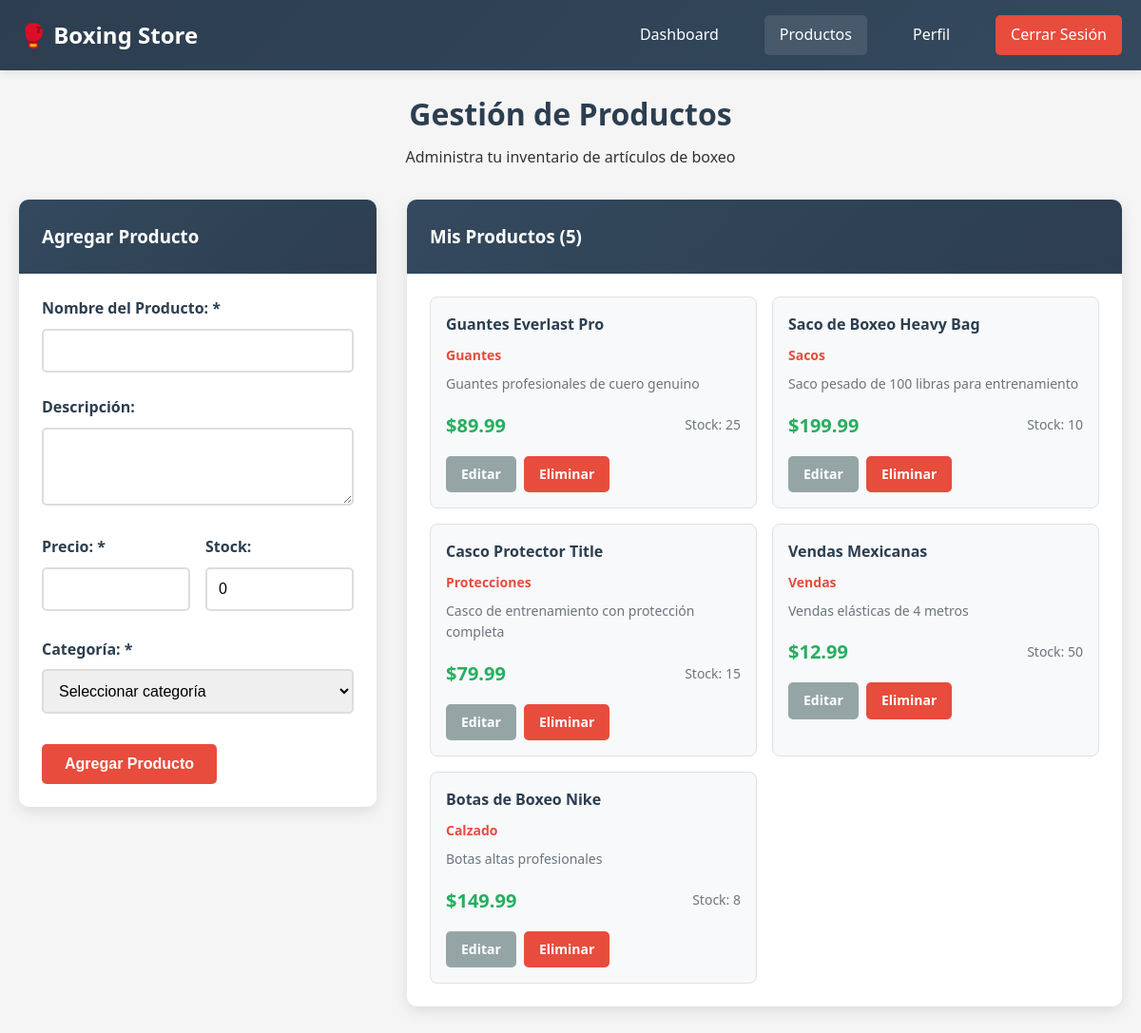
The page /products.php (signed in) on the database its author committed.
### tables this page shows
CREATE TABLE products (
    id INT AUTO_INCREMENT PRIMARY KEY,
    name VARCHAR(100) NOT NULL,
    description TEXT,
    price DECIMAL(10,2) NOT NULL,
    category_id INT,
    image VARCHAR(255),
    stock INT DEFAULT 0,
    user_id INT,
    created_at TIMESTAMP DEFAULT CURRENT_TIMESTAMP,
    FOREIGN KEY (category_id) REFERENCES categories(id),
    FOREIGN KEY (user_id) REFERENCES users(id) ON DELETE CASCADE
);

CREATE TABLE categories (
    id INT AUTO_INCREMENT PRIMARY KEY,
    name VARCHAR(50) NOT NULL,
    description TEXT
);

### products.php (the view, shortened to what this page needs)
<?php
$database = new Database();
$db = $database->getConnection();
try {
    $products_query = "SELECT p.*, c.name as category_name FROM products p
                      LEFT JOIN categories c ON p.category_id = c.id
                      WHERE p.user_id = :user_id
                      ORDER BY p.created_at DESC";
    $products_stmt = $db->prepare($products_query);
    $products_stmt->bindParam(":user_id", $_SESSION['user_id']);
    $products_stmt->execute();
    $products = $products_stmt->fetchAll();
} catch(PDOException $exception) {
    $products = [];
}
$edit_product = null;
?>
<!DOCTYPE html>
<html lang="es">
<head>
    <link rel="stylesheet" href="css/styles.css">
</head>
<body>
    <nav class="navbar">
        <div class="nav-container">
            <div class="nav-brand">
                <h2>🥊 Boxing Store</h2>
            </div>
            <div class="nav-menu">
                <a href="dashboard.php" class="nav-link">Dashboard</a>
                <a href="products.php" class="nav-link active">Productos</a>
                <a href="profile.php" class="nav-link">Perfil</a>
                <a href="logout.php" class="nav-link logout">Cerrar Sesión</a>
            </div>
        </div>
    </nav>
    <div class="container">
        <div class="page-header">
            <h1>Gestión de Productos</h1>
            <p>Administra tu inventario de artículos de boxeo</p>
        </div>
        <div class="products-container">
            <div class="product-form-container">
                <div class="card">
                    <div class="card-header">
                        <h3><?php echo $edit_product ? 'Editar Producto' : 'Agregar Producto'; ?></h3>
                    </div>
                    <div class="card-content">
                        <form method="POST" action="" id="productForm">
                            <div class="form-group">
                                <label for="name">Nombre del Producto: *</label>
                                <input type="text" id="name" name="name" required
                                       value="<?php echo $edit_product ? htmlspecialchars($edit_product['name']) : ''; ?>">
                            </div>
                            <div class="form-group">
                                <label for="description">Descripción:</label>
                                <textarea id="description" name="description" rows="3"><?php echo $edit_product ? htmlspecialchars($edit_product['description']) : ''; ?></textarea>
                            </div>
                            <div class="form-row">
                                <div class="form-group">
                                    <label for="price">Precio: *</label>
                                    <input type="number" id="price" name="price" step="0.01" min="0" required
                                           value="<?php echo $edit_product ? $edit_product['price'] : ''; ?>">
                                </div>
                                <div class="form-group">
                                    <label for="stock">Stock:</label>
                                    <input type="number" id="stock" name="stock" min="0"
                                           value="<?php echo $edit_product ? $edit_product['stock'] : '0'; ?>">
                                </div>
                            </div>
                            <div class="form-group">
                                <label for="category_id">Categoría: *</label>
                                <select id="category_id" name="category_id" required>
                                    <option value="">Seleccionar categoría</option>
                                </select>
                            </div>
                            <div class="form-actions">
                                <button type="submit" class="btn btn-primary">
                                    <?php echo $edit_product ? 'Actualizar' : 'Agregar'; ?> Producto
                                </button>
                            </div>
                        </form>
                    </div>
                </div>
            </div>
            <div class="products-list-container">
                <div class="card">
                    <div class="card-header">
                        <h3>Mis Productos (<?php echo count($products); ?>)</h3>
                    </div>
                    <div class="card-content">
                        <?php if (count($products) > 0): ?>
                            <div class="products-grid">
                                <?php foreach ($products as $product): ?>
                                    <div class="product-card">
                                        <div class="product-info">
                                            <h4><?php echo htmlspecialchars($product['name']); ?></h4>
                                            <p class="product-category"><?php echo htmlspecialchars($product['category_name']); ?></p>
                                            <p class="product-description"><?php echo htmlspecialchars(substr($product['description'], 0, 100)); ?><?php echo strlen($product['description']) > 100 ? '...' : ''; ?></p>
                                            <div class="product-details">
                                                <span class="product-price">$<?php echo number_format($product['price'], 2); ?></span>
                                                <span class="product-stock">Stock: <?php echo $product['stock']; ?></span>
                                            </div>
                                        </div>
                                        <div class="product-actions">
                                            <a href="products.php?edit=<?php echo $product['id']; ?>" class="btn btn-small btn-secondary">Editar</a>
                                            <a href="products.php?delete=<?php echo $product['id']; ?>"
                                               class="btn btn-small btn-danger"
                                               onclick="return confirm('¿Está seguro de eliminar este producto?')">Eliminar</a>
                                        </div>
                                    </div>
                                <?php endforeach; ?>
                            </div>
                        <?php else: ?>
                            <p class="no-data">No tienes productos registrados aún.</p>
                        <?php endif; ?>
                    </div>
                </div>
            </div>
        </div>
    </div>
</body>
</html>

### css/styles.css (style rules this page uses)
* { margin: 0; padding: 0; box-sizing: border-box; }
body { font-family: "Segoe UI", Tahoma, Geneva, Verdana, sans-serif; line-height: 1.6; color: #333; background-color: #f5f5f5; }
.container { max-width: 1200px; margin: 0 auto; padding: 20px; }
.navbar { background: linear-gradient(135deg, #2c3e50, #34495e); color: white; padding: 1rem 0; box-shadow: 0 2px 10px rgba(0, 0, 0, 0.1); }
.nav-container { max-width: 1200px; margin: 0 auto; padding: 0 20px; display: flex; justify-content: space-between; align-items: center; }
.nav-brand h2 { font-size: 1.5rem; font-weight: bold; }
.nav-menu { display: flex; gap: 2rem; }
.nav-link { color: white; text-decoration: none; padding: 0.5rem 1rem; border-radius: 5px; transition: background-color 0.3s ease; }
.nav-link:hover, .nav-link.active { background-color: rgba(255, 255, 255, 0.1); }
.nav-link.logout { background-color: #e74c3c; }
.form-group { margin-bottom: 1.5rem; }
.form-row { display: grid; grid-template-columns: 1fr 1fr; gap: 1rem; }
.form-group label { display: block; margin-bottom: 0.5rem; font-weight: 600; color: #2c3e50; }
.form-group input, .form-group select, .form-group textarea { width: 100%; padding: 0.75rem; border: 2px solid #ddd; border-radius: 5px; font-size: 1rem; transition: border-color 0.3s ease; }
.form-actions { display: flex; gap: 1rem; margin-top: 2rem; }
.btn { display: inline-block; padding: 0.75rem 1.5rem; border: none; border-radius: 5px; font-size: 1rem; font-weight: 600; text-decoration: none; text-align: center; cursor: pointer; transition: all 0.3s ease; }
.btn-primary { background-color: #e74c3c; color: white; }
.btn-secondary { background-color: #95a5a6; color: white; }
.btn-danger { background-color: #e74c3c; color: white; }
.btn-small { padding: 0.5rem 1rem; font-size: 0.875rem; }
.card { background: white; border-radius: 10px; box-shadow: 0 5px 15px rgba(0, 0, 0, 0.1); overflow: hidden; margin-bottom: 2rem; }
.card-header { background: linear-gradient(135deg, #34495e, #2c3e50); color: white; padding: 1.5rem; display: flex; justify-content: space-between; align-items: center; }
.card-header h3 { margin: 0; }
.card-content { padding: 1.5rem; }
.page-header { text-align: center; margin-bottom: 2rem; }
.page-header h1 { color: #2c3e50; margin-bottom: 0.5rem; }
.products-container { display: grid; grid-template-columns: 1fr 2fr; gap: 2rem; }
.products-grid { display: grid; grid-template-columns: repeat(auto-fill, minmax(280px, 1fr)); gap: 1rem; }
.product-card { background: #f8f9fa; border-radius: 8px; padding: 1rem; border: 1px solid #dee2e6; }
.product-info h4 { color: #2c3e50; margin-bottom: 0.5rem; }
.product-category { color: #e74c3c; font-size: 0.875rem; font-weight: 600; margin-bottom: 0.5rem; }
.product-description { color: #6c757d; font-size: 0.875rem; margin-bottom: 1rem; }
.product-details { display: flex; justify-content: space-between; align-items: center; margin-bottom: 1rem; }
.product-price { font-size: 1.25rem; font-weight: bold; color: #27ae60; }
.product-stock { color: #6c757d; font-size: 0.875rem; }
.product-actions { display: flex; gap: 0.5rem; }
.card, .alert { animation: fadeIn 0.5s ease-out; }
.nav-link, .btn { transition: all 0.3s ease; }

### rows shown on the page
products: name "Guantes Everlast Pro", category.name "Guantes", description "Guantes profesionales de cuero genuino", price "89.99", stock "25"
products: name "Saco de Boxeo Heavy Bag", category.name "Sacos", description "Saco pesado de 100 libras para entrenamiento", price "199.99", stock "10"
products: name "Casco Protector Title", category.name "Protecciones", description "Casco de entrenamiento con protección completa", price "79.99", stock "15"
products: name "Vendas Mexicanas", category.name "Vendas", description "Vendas elásticas de 4 metros", price "12.99", stock "50"
products: name "Botas de Boxeo Nike", category.name "Calzado", description "Botas altas profesionales", price "149.99", stock "8"

### other values the page prints
count($products) "5"
